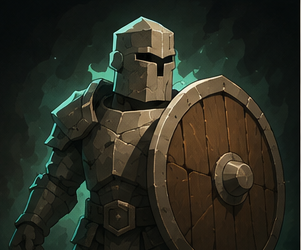
#> input picture assets/art/CR01.png, 301 x 250 px
$ python -i fix_frames.py   (imports and definitions only)
#> lines starting #> are read from the running program, lines starting #| are printed output that depends on the picture
#!/usr/bin/env python3
"""
생성기가 뱉은 프레임 시트를 실제 카드 규격(5:7)으로 바로잡는다.

DALL·E는 캔버스 비율을 골라 쓸 수 없어서 격자에 카드를 욱여넣으며 눌러 버린다.
이 스크립트는 눌린 프레임을 살린다. 카드 전체를 세로로 늘리면 장식이 같이
길어지므로, **일러스트 창(가장 어두운 가로 띠)만 늘려서** 전체를 5:7로 맞춘다.
테두리·이름판·능력치 띠의 장식 비율은 그대로 유지된다.

  python3 tools/fix_frames.py <시트.png> --cols 7 --rows 4 --out assets/frames
  python3 tools/fix_frames.py <시트.png> --cols 2 --rows 2 --el fire

출력: assets/frames/frame-<속성>-<타입>.png  (--cols/--rows 순서대로 이름 붙임)
"""
import argparse
import os
import sys

import numpy as np
from PIL import Image

HERE = os.path.dirname(os.path.abspath(__file__))
ROOT = os.path.dirname(HERE)

ELS = ["fire", "water", "nature", "steel", "earth", "dark", "light"]
TYPES = ["cr", "sp", "en", "ld"]
TARGET = 5 / 7          # 카드 가로/세로


# [41 lines left out: functions split_grid, trim_black, not called in this run]


def art_band(im):
    """가장 크고 어두운 가로 띠 = 일러스트 창. (시작행, 끝행) 반환."""
    a = np.asarray(im.convert("L")).astype(float)
    H = a.shape[0]
    m, s = a.mean(axis=1), a.std(axis=1)
    flat_dark = (m < 85) & (s < 42)
    best, st = None, None
    for i, d in enumerate(list(flat_dark) + [False]):
        if d and st is None:
            st = i
        elif not d and st is not None:
            if best is None or i - st > best[1] - best[0]:
                best = (st, i)
            st = None
    if best is None or best[1] - best[0] < H * 0.08:
        return None
    return best


def to_ratio(im):
    """일러스트 창만 늘려 카드를 5:7로 만든다."""
    W, H = im.size
    want_h = round(W / TARGET)
    if want_h <= H:
        return im.resize((W, want_h), Image.LANCZOS), "축소(균등)"
    band = art_band(im)
    if band is None:
        return im.resize((W, want_h), Image.LANCZOS), "균등 확대(창 못 찾음)"
    t, b = band
    grow = want_h - H
    out = Image.new("RGB", (W, want_h))
    out.paste(im.crop((0, 0, W, t)), (0, 0))
    out.paste(im.crop((0, t, W, b)).resize((W, (b - t) + grow), Image.LANCZOS), (0, t))
    out.paste(im.crop((0, b, W, H)), (0, b + grow))
    return out, f"창만 +{grow}px 확대 (장식 비율 보존)"


# [31 lines left out: function main, not called in this run]


# [2 lines not run here, left out]

>>> from PIL import Image
>>> picture = Image.open('../assets/art/CR01.png')
#> picture is the input picture: PIL image 301x250 RGB; mean R, G, B 43.7, 45.1, 34.2
>>> result = to_ratio(picture)
#> in art_band, `a = np.asarray(im.convert("L")).astype(float)`:
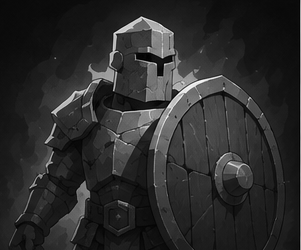
#> a: shape (250, 301) float64; min 0, max 250, mean 43.4
#> in art_band, `m, s = a.mean(axis=1), a.std(axis=1)`: m = 250 values, max 71.06 at index 111, min 15.28 at index 0, mean 43.44; s = 250 values, max 52.84 at index 80, min 9.4 at index 0, mean 30.4
#> the loop in art_band, `for i, d in enumerate(list(flat_dark) + [False]):` made 251 passes
#> (d, best) on pass 23: (False, (0, 22))
#> d on passes 1 to 6: True, True, True, True, True, True
#> in to_ratio, `band = art_band(im)`: band = (113, 250)
#> in to_ratio, `t, b = band`: t = 113; b = 250
#> in to_ratio, `out = Image.new("RGB", (W, want_h))`: out: PIL image 301x421 RGB; every value is 0
#> in to_ratio, `out.paste(im.crop((0, 0, W, t)), (0, 0))`:
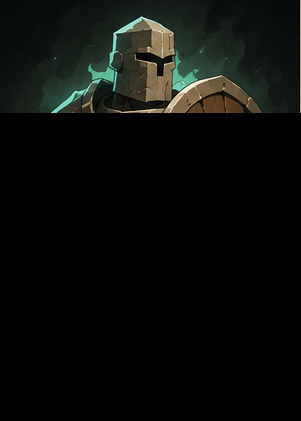
#> out: PIL image 301x421 RGB; mean R, G, B 10.8, 12.5, 10.1
#> in to_ratio, `out.paste(im.crop((0, t, W, b)).resize((W, (b - t) + grow), Image.LANC..`:
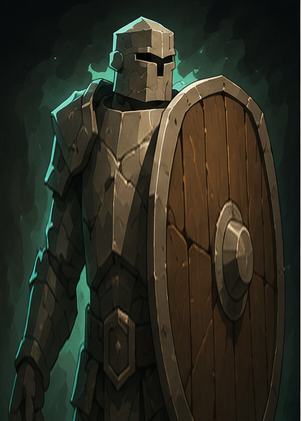
#> out: PIL image 301x421 RGB; mean R, G, B 44.9, 44.6, 33

$ run again, on assets/art/CR03.png
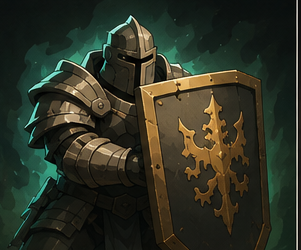
#> input picture assets/art/CR03.png, 301 x 250 px
#> picture is the input picture: PIL image 301x250 RGB; mean R, G, B 46.4, 49.8, 36.1
#> in art_band, `a = np.asarray(im.convert("L")).astype(float)`:
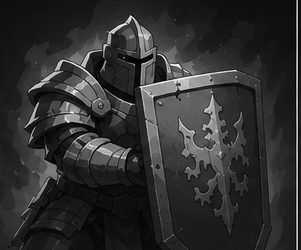
#> a: shape (250, 301) float64; min 0, max 251, mean 47.2
#> m = 250 values, max 81.49 at index 82, min 19.45 at index 0, mean 47.24; s = 250 values, max 63.23 at index 86, min 12.26 at index 0, mean 33.13
#> the loop in art_band, `for i, d in enumerate(list(flat_dark) + [False]):` made 251 passes
#> best on passes 61, 251: (0, 60), (155, 250)
#> band = (155, 250)
#> t = 155; b = 250
#> in to_ratio, `out.paste(im.crop((0, t, W, b)).resize((W, (b - t) + grow), Image.LANC..`:
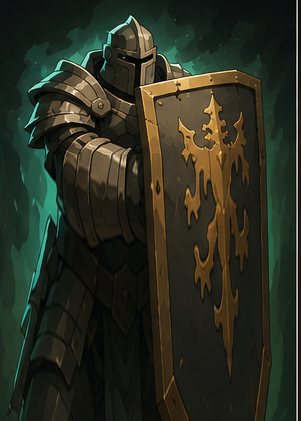
#> out: PIL image 301x421 RGB; mean R, G, B 42.2, 45.5, 32.5

$ run again, on assets/art/CR04.png
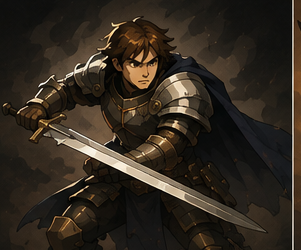
#> input picture assets/art/CR04.png, 301 x 250 px
#> picture is the input picture: PIL image 301x250 RGB; mean R, G, B 50, 41.7, 32
#> in art_band, `a = np.asarray(im.convert("L")).astype(float)`:
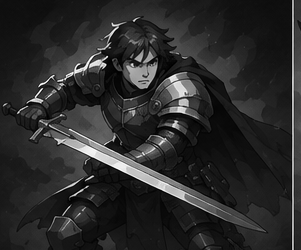
#> a: shape (250, 301) float64; min 0, max 255, mean 43.1
#> m = 250 values, max 60.27 at index 69, min 23.23 at index 0, mean 43.09; s = 250 values, max 61.4 at index 150, min 14.42 at index 0, mean 36.86
#> the loop in art_band, `for i, d in enumerate(list(flat_dark) + [False]):` made 251 passes
#> (d, best) on pass 58: (False, (0, 57))
#> band = (0, 57)
#> t = 0; b = 57
#> in to_ratio, `out.paste(im.crop((0, b, W, H)), (0, b + grow))`:
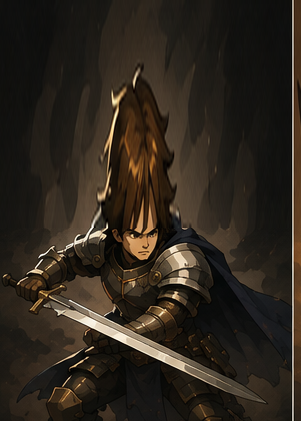
#> out: PIL image 301x421 RGB; mean R, G, B 46.2, 38.4, 29.3

$ run again, on assets/art/CR05.png
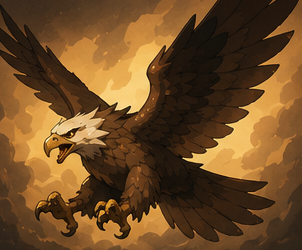
#> input picture assets/art/CR05.png, 302 x 250 px
#> picture is the input picture: PIL image 302x250 RGB; mean R, G, B 110.4, 75.7, 38.3
#> in art_band, `a = np.asarray(im.convert("L")).astype(float)`:
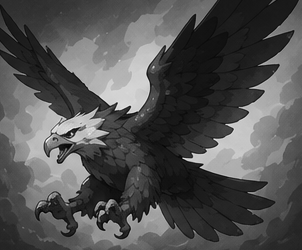
#> a: shape (250, 302) float64; min 2, max 249, mean 81.8
#> m = 250 values, max 113.1 at index 158, min 49.43 at index 200, mean 81.82; s = 250 values, max 68.27 at index 88, min 20.66 at index 249, mean 51.18
#> the loop in art_band, `for i, d in enumerate(list(flat_dark) + [False]):` made 251 passes
#> (d, best) on pass 28: (False, (0, 27))
#> band = (0, 27)
#> t = 0; b = 27
#> in to_ratio, `out.paste(im.crop((0, b, W, H)), (0, b + grow))`:
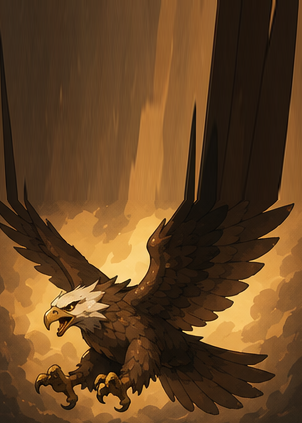
#> out: PIL image 302x423 RGB; mean R, G, B 101.3, 68.8, 35.7
